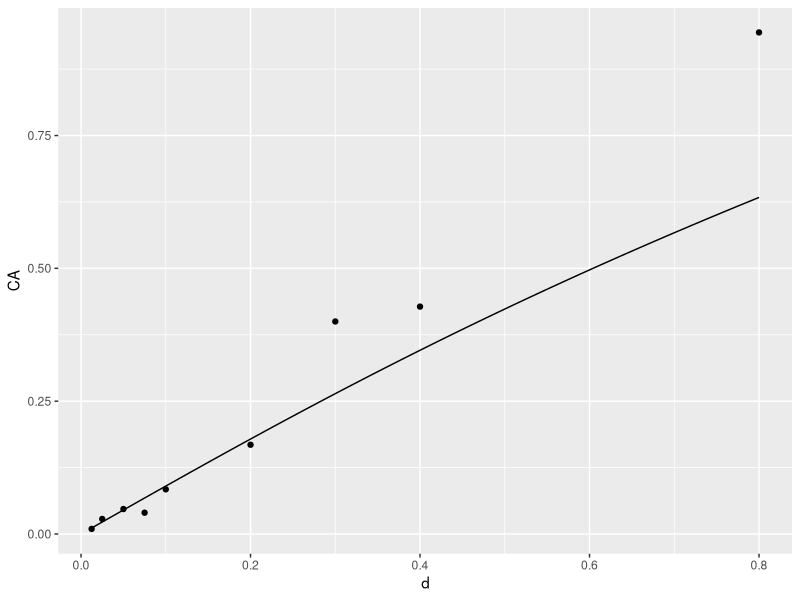
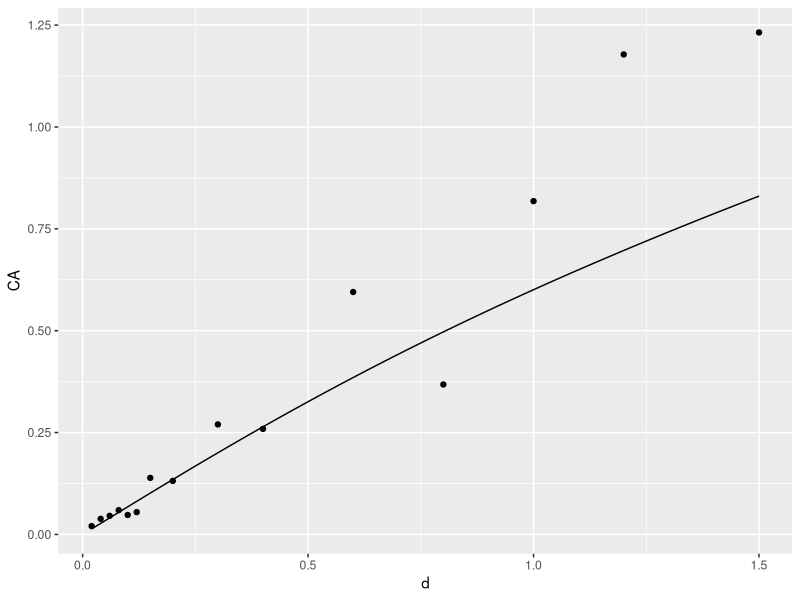
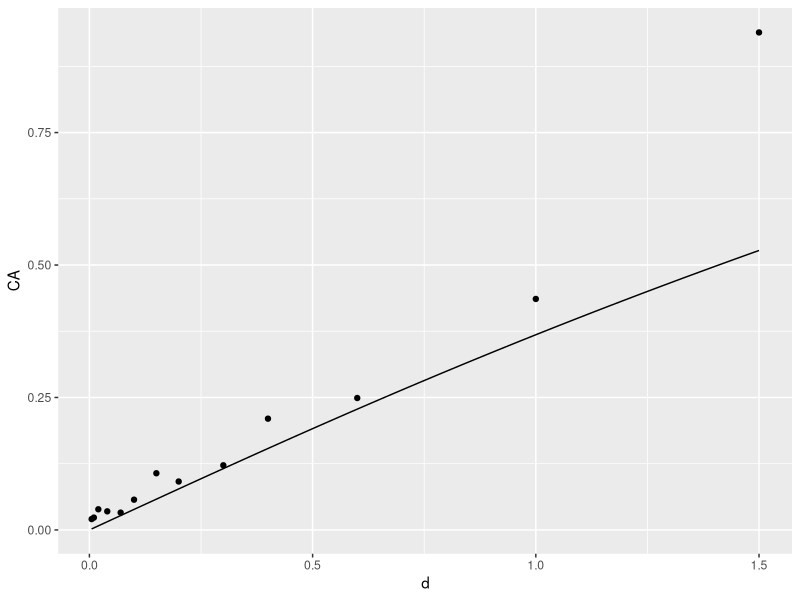
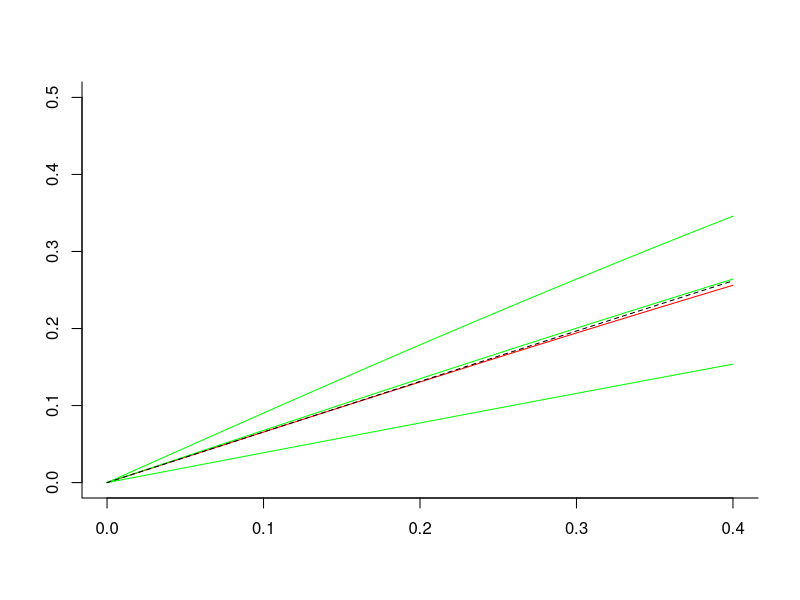

Write R code to recreate these figures, in order.
## ---- chunk 1
knitr::opts_chunk$set(echo = TRUE)
library(deSolve) # package for solving differential equations
library(minpack.lm) # package for non-linear regression #rks to laz: I think we probably can just use nls() in stats, not nlsLM from linpack. Please check in R documentation if there is any functional difference at all
library(mvtnorm) #package for calculating confidence intervals by Monte Carlo simulation based on variance-covariance matrices #rks to laz: I added to comment.Please check that my addition is OK.
library(dplyr)
library(ggplot2)
rm(list=ls())
## ---- chunk 2
#Create dataframes that store the fibroblast WGE simple CA data used in 16Cacao 
#L and Z.b are rounded to the nearest 5.
Oxygen = data.frame(d = c(0, .0125, .025, .05, .075, .1, .2, .3, .4, .8),CA = c(.72, .96, 2.83, 4.7, 4.01, 8.41, 16.8, 40, 42.8, 94.4), ion = "O", Z = 8, L = 75, Z.b = 595)# Some GCR components are high-speed Oxygen nuclei that are almost fully ionized. d=dose; CA are per hundred cells. Z=atomic charge; L=LET; Z.b = Z^2/beta*^2

Si = data.frame(d = c(0, .02, .04, .06, .08, .1, .12, .15, .2, .3, .4, .6, .8, 1, 1.2, 1.5), CA = c(1.08, 2.04, 3.83, 4.57, 5.96, 4.78, 5.48, 13.88, 13.14, 27.0, 25.9, 59.5, 36.8, 81.8, 117.8, 123.2), ion = "Si", Z = 14, L = 100, Z.b = 690)

Fe600 = data.frame(d = c(0, 0.005, .01, .02, .04, .07, .1, .15, .2, .3, .4, .6, 1, 1.5), CA = c(1.01, 2.05, 2.33, 3.9, 3.51, 3.27, 5.71, 10.7, 9.14, 12.2, 21, 24.9, 43.6, 93.9), ion = "Fe600", Z = 26, L = 175, Z.b = 1075) #600 refers to the energy in MeV per atomic mass unit in this Iron beam

big_df = rbind(Oxygen, Si, Fe600)
big_df$error = c(.42, .48, 1.16, 1.36, 0.94, 2.54, 2.65, 5.9, 6.85, 13.6, .21, .34, .70, .95, .68, 1.07, 1.04, 2.38, 1.72, 4.77, 0.87, 9.18, 2.75, 9.85, 17, 13.2, 0.43, 0.48, 0.67, 0.8, 0.73, 0.75, 1.72, 1.95, 2.89, 2.34, 4.37, 5.08, 8.25, 18.8) #error bars for the CA measurementsx

#Next modify the data frame to get rid of the zero dose points. Background CA frequency was determined seperately.
modified_df = big_df[big_df$d != 0, ]
modified_df$CA = modified_df$CA*0.01 #Change it into per cell from per 100 cells
modified_df$error = modified_df$error*0.01
big_df$CA = big_df$CA * 0.01
big_df$error = big_df$error * 0.01
big_df$errorbar_lower = big_df$CA - big_df$error
big_df$errorbar_upper = big_df$CA + big_df$error
## ---- chunk 3
eta_1s <- c(0.97, -0.5, -0.75)/100
eta_2s <- c(3.11, 2.94, 1.47)/100
L <- c(175, 100, 75)
#eta <- c(0.46, 0.26, 0.75, 0.07, 1.21)/100
#eta <- c(1.07, 0.79, 1.18, 0.97, 2.32)/100
#L <- c(175, 195, 220, 100, 75)
eta_nte1 <- data.frame(eta = eta_1s, L)
eta_nte2 <- data.frame(eta = eta_2s, L)
eta_function <- function(L, eta0, eta1){
  eta0 * L * exp(-eta1 * L)
}
NTE1_etafit <- nlsLM(eta ~ eta_function(L, eta0, eta1), data = eta_nte1, start = list(eta0 = 0.001, eta1 = 0.01))
NTE2_etafit <- nlsLM(eta ~ eta_function(L, eta0, eta1), data = eta_nte2, start = list(eta0 = 0.001, eta1 = 0.01))
summary(NTE1_etafit)
summary(NTE2_etafit)
## ---- chunk 4
d_0=10^-5 # nominal dose where NTE are saturating, so that for d>>d_0 further increases are due to TE

TE_function = function(d, L, alpha, beta) {
#rks to laz and spw. This is proposed new TE-only model for lymphocytes
  Flux=6.242*d/L # Eq. (5a) in 18_dev_bet; a model-independent equation for particle flux
  A = 30 #The area of the cell nucleus for lymphocytes
  H=A*Flux 
  0 + (alpha + beta * Flux)*(1-exp(-H))
}
new_Q_IDER_model_TEonly = nlsLM(CA ~ TE_function(d, L, alpha, beta), data = modified_df, start = list(alpha = 0.5, beta=5), 
                       weights = (1/(modified_df$error)^2))

NTE_Q_function = function(d, L, eta0, eta1, beta) {
  Flux=6.242*d/L # rks to laz and spw. This is proposed NTE-TE model for lymphocytes
  A = 30 #The area of the cell nucleus for lymphocytes
  H=A*Flux 
  eta = eta0*L*exp(-eta1*L) # Eq. 9 in 18dev_bet
  0.0104 + beta*Flux*(1-exp(-H)) + eta*(1-exp(-d/d_0))  #0.00071 + sig*6.24*d/L*(1-exp(-1024*d/L)) + eta*(1-exp(-10^3*d))#don't use
} 
#nls (non-linear least square) method to get the parameters needed (4 parameter estimation)
new_Q_IDER_model = nlsLM(CA ~ NTE_Q_function(d, L, eta0, eta1, beta), data = modified_df, start = list(eta0 = 0.001, eta1 = 0.01, beta=3),
                 weights = (1/(modified_df$error)^2))

NTE_LQ_function = function(d, L, eta0, eta1,alpha, beta) {
  Flux=6.242*d/L # rks to laz and spw. This is proposed NTE-TE model for lymphocytes
  A = 30 #The area of the cell nucleus for lymphocytes
  H=A*Flux 
  eta = eta0*L*exp(-eta1*L) # Eq. 9 in 18dev_bet
  0.0104 +(alpha/d+ beta)*Flux*(1-exp(-H)) + eta*(1-exp(-d/d_0)) 
} 
new_LQ_IDER_model = nlsLM(CA ~ NTE_LQ_function(d, L, eta0, eta1,alpha, beta), data = modified_df, start = list(eta0 = 0.001, eta1 = 0.01, alpha=0.3, beta=2), 
                       weights = (1/(modified_df$error)^2))
## ---- chunk 5
IDER = function(d, L, Z.b, eta0, eta1, sig0, kap) {
  Flux=6.242*d/L
  A = 30 #The area of the cell nucleus for lymphocytes
  H=A*Flux 
  P = (1-exp(-Z.b/kap))^2 #Eq. (7A) in 18_dev_bet; dimensionless "probability"; makes sense for kap > 0
  sig = sig0*P + 0.041/6.24*L*(1-P) # Eq. (7B) in 18_dev_bet
  eta = eta0*L*exp(-eta1*L) # Eq. 9 in 18dev_bet
 0.0104 + sig*Flux*(1-exp(-H)) + eta*(1-exp(-d/d_0))  #0.00071 + sig*6.24*d/L*(1-exp(-1024*d/L)) + eta*(1-exp(-10^3*d))#don't use
} 
IDER_model = nlsLM(CA ~ IDER(d, L, Z.b, eta0, eta1, sig0, kap), data = modified_df, start = list(eta0 = 0.001, eta1 = 0.01, sig0 = 15, kap = 445), 
                   weights = (1/(modified_df$error)^2))
calibrated_coef=coef(IDER_model)
## ---- chunk 6
summary(IDER_model, cor = T)
summary(new_Q_IDER_model_TEonly)
summary(new_Q_IDER_model)
summary(new_LQ_IDER_model)
## ---- chunk 7
L_TE <- resid(new_Q_IDER_model_TEonly) ** 2
L_NTE_Q <- resid(new_Q_IDER_model) ** 2
L_NTE_LQ <- resid(new_LQ_IDER_model) ** 2
L_IDER <- resid(IDER_model) ** 2
#Since all models are weighted least square regression, will weight our model with our weights to get the WRSS (weighted residual squared sum)
WRSS_TE = sum((1/modified_df$error^2)*L_TE)
WRSS_NTE_Q = sum((1/modified_df$error^2)*L_NTE_Q)
WRSS_NTE_LQ = sum((1/modified_df$error^2)*L_NTE_LQ)
WRSS_IDER = sum((1/modified_df$error^2)*L_IDER)

#functions for AIC and BIC calculation for Weighted Least Square regression
AIC_function = function(RSS, k = 4, n = length(modified_df[ , 1])) {
  n + n*log(2*pi) + n*log(RSS/n) + 2*(k+1)
}

BIC_function = function(n = length(modified_df[, 1]), k = 4, RSS) {
  n + n*log(2*pi) + n*log(RSS/n) + log(n)*(k+1)
}
TE_AIC = AIC_function(RSS = WRSS_TE, k = 2)
NTE_Q_AIC = AIC_function(RSS = WRSS_NTE_Q, k = 3)
NTE_LQ_AIC = AIC_function(RSS = WRSS_NTE_LQ)
IDER_AIC = AIC_function(RSS = WRSS_IDER)
TE_BIC = BIC_function(RSS = WRSS_TE, k = 2)
NTE_Q_BIC = BIC_function(RSS = WRSS_NTE_Q, k = 3)
NTE_LQ_BIC = BIC_function(RSS = WRSS_NTE_LQ)
IDER_BIC = BIC_function(RSS = WRSS_IDER)

information_critera_df = data.frame(Model = c("TE model","NTE_Q model", "NTE_LQ model", "IDER model"), AIC = c(TE_AIC, NTE_Q_AIC, NTE_LQ_AIC, IDER_AIC), BIC = c(TE_BIC, NTE_Q_BIC, NTE_LQ_BIC, IDER_BIC))
arrange(information_critera_df, AIC)
## ---- chunk 8
alpha0 <- as.numeric(coef(new_Q_IDER_model_TEonly)[1])
beta0 <- as.numeric(coef(new_Q_IDER_model_TEonly)[2])
TE_O <- function(d) TE_function(d, L = 75, alpha = alpha0, beta = beta0)
TE_Si <- function(d) TE_function(d, L = 100, alpha = alpha0, beta = beta0)
TE_Fe600 <- function(d) TE_function(d, L = 175, alpha = alpha0, beta = beta0)

ggplot(modified_df[modified_df$ion == "O", ], aes(x = d, y = CA)) + geom_point() + stat_function(fun = TE_O)
ggplot(modified_df[modified_df$ion == "Si", ], aes(x = d, y = CA)) + geom_point() + stat_function(fun = TE_Si)
ggplot(modified_df[modified_df$ion == "Fe600", ], aes(x = d, y = CA)) + geom_point() + stat_function(fun = TE_Fe600)
## ---- chunk 9
MIXTE_function = function(r, L, Z.b, d = seq(0, 0.2, by = 0.001), alpha = alpha0, beta = beta0){
  dE = function(yini, State, Pars){
    n = length(L)
    beta = beta0
    with(as.list(c(State, Pars)), {
      u = numeric(n)
      for (i in 1:n){
        u[i] = uniroot(function(d) {(alpha + beta *6.242*d/L[i])*(1 - exp(-30*6.242*d/L[i])) - I}, lower = 0, upper = 0.4, extendInt = "yes", tol = 10^-10)$root
      }
      dI = numeric(n)
      H = numeric(n)
      for(i in 1:n){
        H[i] = 6.24*30*u[i]/L[i]
        dI[i] = r[i]*(6.24/L[i] * exp(-H[i]) * (beta*(exp(H[i]) + H[i] - 1) + 30 * alpha)) #Partial derivative of TE function over d. This is always 0 when d = 0 though.
      }
      dI = sum(dI)
      return(list(c(dI)))
    })
  }
  pars = NULL; yini = c(I = 0); d = d
  out = ode(yini,times = d, dE, pars, method = "radau")
  return(out)
}

## ---- chunk 10
#Here is the TE function again for individual dose
TE_function = function(d, L, alpha, beta) {
  Flux=6.242*d/L # Eq. (5a) in 18_dev_bet; a model-independent equation for particle flux
  A = 30 #The area of the cell nucleus for lymphocytes
  H=A*Flux 
  0 + (alpha + beta*Flux)*(1-exp(-H))
}
r = rep(1/3, 3); L = c(75, 100, 175); Z.b = c(595, 690, 1075); dose = seq(0,.4,by=0.001)
MX = MIXTE_function(r, L, Z.b, d = dose)
plot(MX[,1],MX[,2],type='l',bty='l',col='red',ann='F',ylim=c(0,0.5))
for (ii in 1:length(L)){lines(dose,TE_function(dose,L[ii], alpha = alpha0, beta = beta0),col='green')}
#SEA
SEA=function(d){
  TE_function(d = d/3,L[1], alpha = alpha0, beta = beta0) + TE_function(d/3,L[2],alpha = alpha0, beta = beta0)+TE_function(d/3,L[3],alpha = alpha0, beta = beta0)
}
lines(dose,SEA(dose),lty=2)
